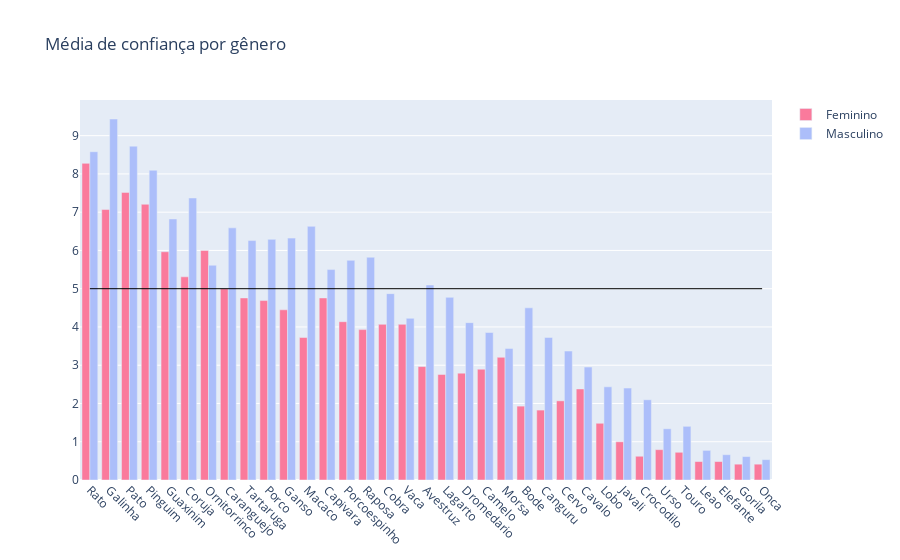

Write notebook code for a chart like this one.
### Code cell
fig = go.Figure(data=[go.Bar(
    # group by gender
    x=df5.get_group('Feminino').mean().index,
    y=df5.get_group('Feminino').mean(),
    name='Feminino',
    marker_color='#FA7A9C'
), go.Bar(
    x=df5.get_group('Masculino').mean().index,
    y=df5.get_group('Masculino').mean(),
    name='Masculino',
    marker_color='#ACBEFA'
)])
# add a horizontal line at y=50
fig.add_shape(type="line", x0=0, y0=5, x1=34, y1=5, line=dict(color="Black", width=1))
fig.update_layout(title_text='Média de confiança por gênero')
fig.update_xaxes(categoryorder='total descending')
fig.update_layout(barmode='group')
# rotate x axis labels by 45 degrees
fig.update_xaxes(tickangle=45)
fig.show()

### Figure 1 — Plotly figure (JSON) as saved in the notebook; plotly's stock layout.template omitted (floating-point values rounded to 4 significant figures)
{"data": [{"marker": {"color": "#FA7A9C"}, "name": "Feminino", "type": "bar", "x": ["Porco", "Pato", "Macaco", "Galinha", "Lobo", "Cervo", "Crocodilo", "Ganso", "Gorila", "Avestruz", "Javali", "Bode", "Cavalo", "Coruja", "Onca", "Guaxinim", "Cobra", "Vaca", "Canguru", "Leao", "Caranguejo", "Morsa", "Touro", "Urso", "Raposa", "Pinguim", "Rato", "Capivara", "Elefante", "Porcoespinho", "Tartaruga", "Camelo", "Dromedario", "Lagarto", "Ornitorrinco"], "y": [4.69, 7.517, 3.724, 7.069, 1.483, 2.069, 0.6207, 4.448, 0.4138, 2.966, 1, 1.931, 2.379, 5.31, 0.4138, 5.966, 4.069, 4.069, 1.828, 0.4828, 5, 3.207, 0.7241, 0.7931, 3.931, 7.207, 8.276, 4.759, 0.4828, 4.138, 4.759, 2.897, 2.793, 2.759, 6]}, {"marker": {"color": "#ACBEFA"}, "name": "Masculino", "type": "bar", "x": ["Porco", "Pato", "Macaco", "Galinha", "Lobo", "Cervo", "Crocodilo", "Ganso", "Gorila", "Avestruz", "Javali", "Bode", "Cavalo", "Coruja", "Onca", "Guaxinim", "Cobra", "Vaca", "Canguru", "Leao", "Caranguejo", "Morsa", "Touro", "Urso", "Raposa", "Pinguim", "Rato", "Capivara", "Elefante", "Porcoespinho", "Tartaruga", "Camelo", "Dromedario", "Lagarto", "Ornitorrinco"], "y": [6.29, 8.726, 6.629, 9.435, 2.435, 3.371, 2.097, 6.323, 0.6129, 5.097, 2.403, 4.5, 2.952, 7.371, 0.5323, 6.823, 4.871, 4.226, 3.726, 0.7742, 6.59, 3.435, 1.403, 1.339, 5.823, 8.097, 8.581, 5.5, 0.6613, 5.742, 6.258, 3.855, 4.113, 4.774, 5.613]}], "layout": {"barmode": "group", "shapes": [{"line": {"color": "Black", "width": 1}, "type": "line", "x0": 0, "x1": 34, "y0": 5, "y1": 5}], "title": {"text": "Média de confiança por gênero"}, "xaxis": {"categoryorder": "total descending", "tickangle": 45}}}
